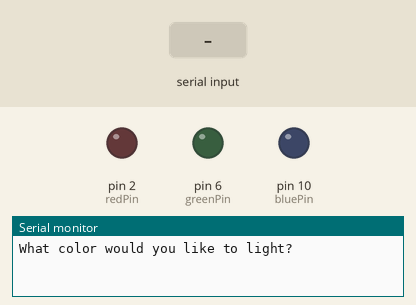
A sketch run on a simulated Arduino Uno, built with avr-gcc and run on an emulated ATmega328P. Shown: output pins drawn as LEDs (lit = HIGH), the last lines printed to the serial monitor. The inputs (shaded band) are chosen by the test bench.

Above: at 1.2 s.
1.3 s: "red" received over Serial
At 2.8 s:
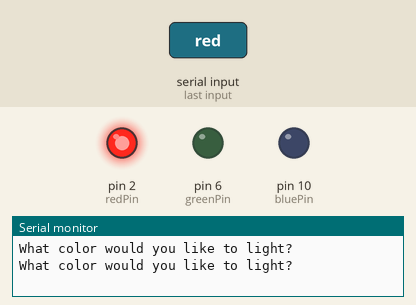
3.8 s: "green" received over Serial
At 5.9 s:
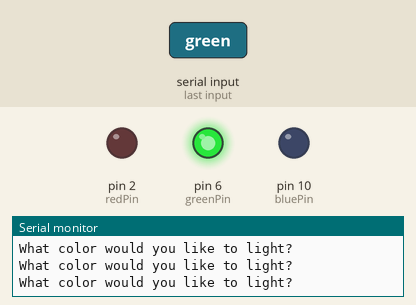
6.3 s: "blue" received over Serial
At 7.8 s:
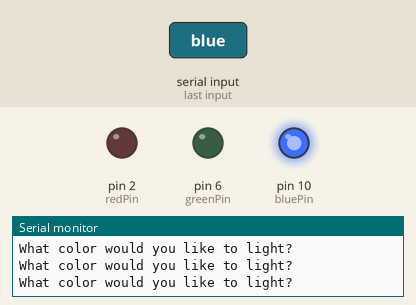
8.8 s: "Red" received over Serial
At 10.9 s:
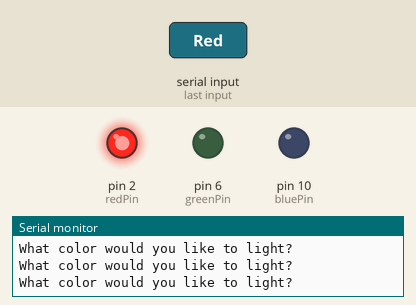
11.3 s: "Green" received over Serial
At 12.8 s:
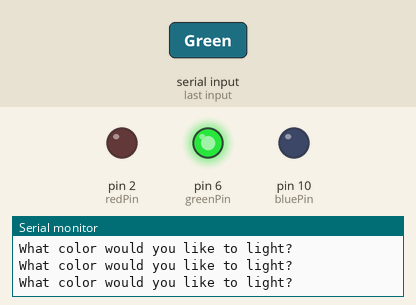
Timing chart, 0 to 14.3 s (numbered marks = the images above; inputs shaded):
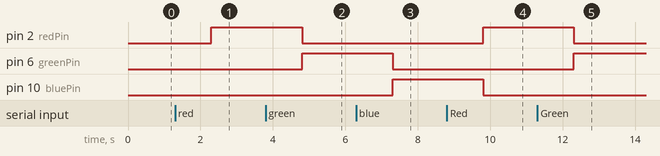

Measured:
- after the input at 1.3 s, pin 2 (redPin): LOW → HIGH after 1.0 s
- after the input at 3.8 s, pin 2 (redPin): HIGH → LOW after 1.0 s; pin 6 (greenPin): LOW → HIGH after 1.0 s
- after the input at 6.3 s, pin 6 (greenPin): HIGH → LOW after 1.0 s; pin 10 (bluePin): LOW → HIGH after 1.0 s
- after the input at 8.8 s, pin 2 (redPin): LOW → HIGH after 1.0 s; pin 10 (bluePin): HIGH → LOW after 1.0 s
- after the input at 11.3 s, pin 2 (redPin): HIGH → LOW after 1.0 s; pin 6 (greenPin): LOW → HIGH after 1.0 s

The sketch:

19_Reading_Strings_From_Serial_Monitor.ino
```cpp
int redPin = 2;
int greenPin = 6;
int bluePin = 10;

String LED;
String msg = "What color would you like to light? ";
// String msg2 = "Hello ";
// String msg3 = ", Welcome to Arduino";

void setup() {
  // put your setup code here, to run once:
  Serial.begin(9600);
  pinMode(redPin, OUTPUT);
  pinMode(greenPin, OUTPUT);
  pinMode(bluePin, OUTPUT);
}

void loop() {
  // put your main code here, to run repeatedly:

  Serial.println(msg);

  while(Serial.available() == 0) {

  }

  LED = Serial.readString();
  LED.trim(); // Remove any extra whitespace or newline characters

  if (LED == "red" || LED == "Red" || LED == "RED") {
    digitalWrite(redPin, HIGH);
    digitalWrite(greenPin, LOW);
    digitalWrite(bluePin, LOW);
  } else if (LED == "green" || LED == "Green" || LED == "GREEN") {
    digitalWrite(redPin, LOW);
    digitalWrite(greenPin, HIGH);
    digitalWrite(bluePin, LOW);
  } else if (LED == "blue" || LED == "Blue" || LED == "BLUE") {
    digitalWrite(redPin, LOW);
    digitalWrite(greenPin, LOW);
    digitalWrite(bluePin, HIGH);
  } else if (LED == "all" || LED == "All" || LED == "ALL") {
    digitalWrite(redPin, HIGH);
    digitalWrite(greenPin, HIGH);
    digitalWrite(bluePin, HIGH);
  } else {
    digitalWrite(redPin, LOW);
    digitalWrite(greenPin, LOW);
    digitalWrite(bluePin, LOW);
    Serial.println("Please enter a valid option (red/green/blue/all)");
  }

  /*
  // while(Serial.available() > 0) {
  //   name = Serial.readString();
  // }

  Serial.print(msg2);
  Serial.print(name);
  Serial.println(msg3);
  */
}
```
